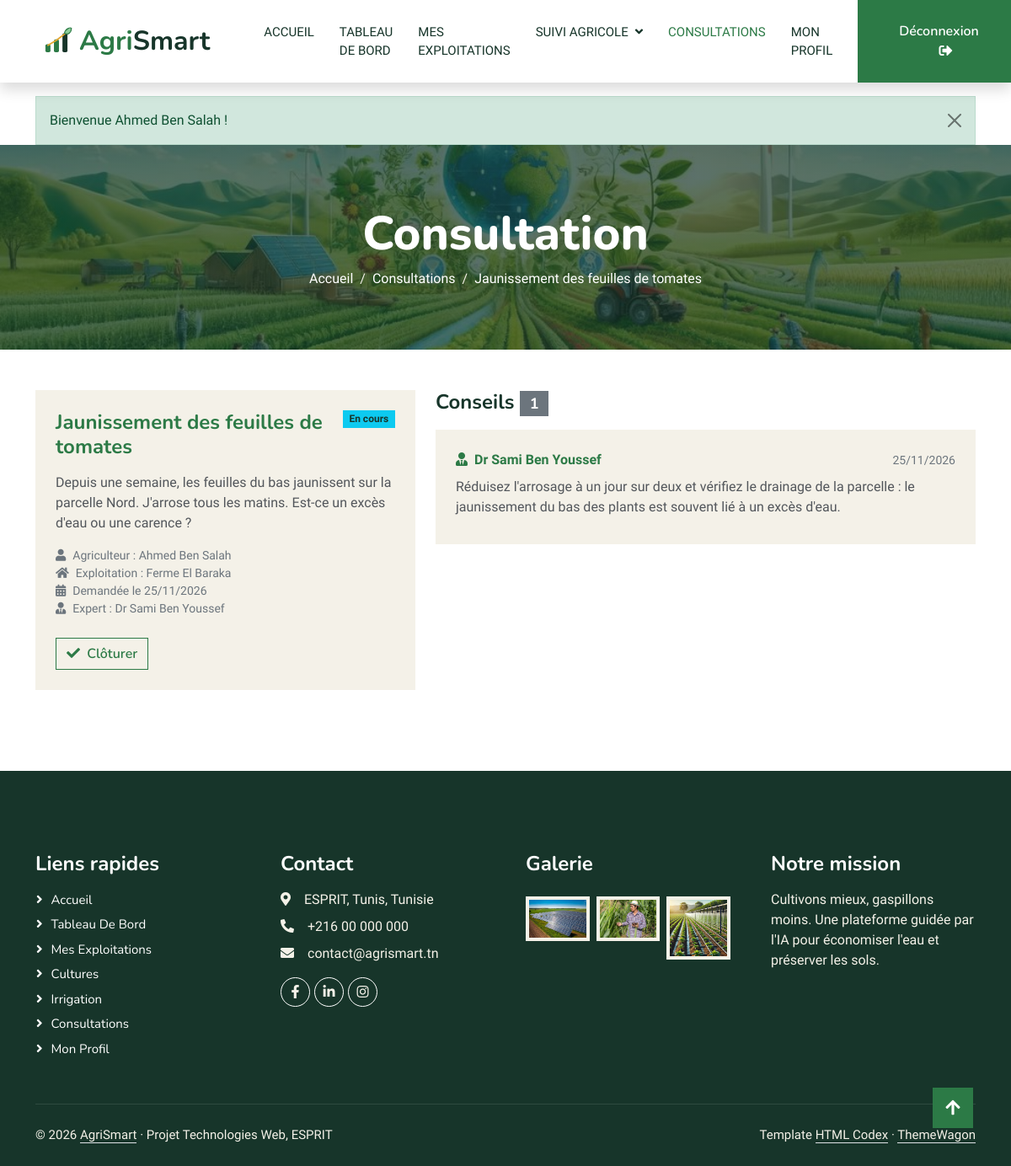
The app's page /frontoffice/index.php?page=consultation&id=1 (signed in) with its own data.
### tables this page shows
CREATE TABLE IF NOT EXISTS consultation (
    id              INT AUTO_INCREMENT PRIMARY KEY,
    agriculteur_id  INT NOT NULL,
    expert_id       INT NULL,                               
    exploitation_id INT NULL,                               
    sujet           VARCHAR(150) NOT NULL,
    description     TEXT NOT NULL,
    date_demande    TIMESTAMP DEFAULT CURRENT_TIMESTAMP,
    statut          ENUM('ouverte','en_cours','cloturee') NOT NULL DEFAULT 'ouverte',
    INDEX idx_consultation_statut (statut),
    CONSTRAINT fk_consultation_agriculteur FOREIGN KEY (agriculteur_id)  REFERENCES utilisateur(id)  ON DELETE CASCADE,
    CONSTRAINT fk_consultation_expert      FOREIGN KEY (expert_id)       REFERENCES utilisateur(id)  ON DELETE SET NULL,
    CONSTRAINT fk_consultation_exploitation FOREIGN KEY (exploitation_id) REFERENCES exploitation(id) ON DELETE SET NULL
);

CREATE TABLE utilisateur (
    id                 INT AUTO_INCREMENT PRIMARY KEY,
    nom                VARCHAR(100) NOT NULL,
    email              VARCHAR(150) NOT NULL UNIQUE,
    mot_de_passe       VARCHAR(255) NOT NULL,               
    role               ENUM('agriculteur','expert','administrateur') NOT NULL DEFAULT 'agriculteur',
    telephone          VARCHAR(20)  NOT NULL DEFAULT '',
    adresse            VARCHAR(255) NOT NULL DEFAULT '',
    region             VARCHAR(60)  NOT NULL DEFAULT '',
    niveau_acces       TINYINT      NOT NULL DEFAULT 1,     
    specialite         VARCHAR(100) NOT NULL DEFAULT '',    
    experience         INT          NOT NULL DEFAULT 0,     
    disponibilite      TINYINT(1)   NOT NULL DEFAULT 1,     
    actif              TINYINT(1)   NOT NULL DEFAULT 1,     
    derniere_connexion DATETIME NULL,
    created_at         TIMESTAMP DEFAULT CURRENT_TIMESTAMP,
    INDEX idx_role (role)
);

CREATE TABLE exploitation (
    id              INT AUTO_INCREMENT PRIMARY KEY,
    agriculteur_id  INT NOT NULL,
    nom             VARCHAR(100) NOT NULL,
    localisation    VARCHAR(150) NOT NULL,
    created_at      TIMESTAMP DEFAULT CURRENT_TIMESTAMP,
    CONSTRAINT fk_exploitation_user FOREIGN KEY (agriculteur_id) REFERENCES utilisateur(id) ON DELETE CASCADE
);

CREATE TABLE IF NOT EXISTS conseil (
    id              INT AUTO_INCREMENT PRIMARY KEY,
    consultation_id INT NOT NULL,
    expert_id       INT NULL,
    contenu         TEXT NOT NULL,
    date_envoi      TIMESTAMP DEFAULT CURRENT_TIMESTAMP,
    sensible        TINYINT(1) NOT NULL DEFAULT 0,          
    valide          TINYINT(1) NOT NULL DEFAULT 0,          
    INDEX idx_conseil_valide (valide),
    CONSTRAINT fk_conseil_consultation FOREIGN KEY (consultation_id) REFERENCES consultation(id) ON DELETE CASCADE,
    CONSTRAINT fk_conseil_expert       FOREIGN KEY (expert_id)       REFERENCES utilisateur(id)  ON DELETE SET NULL
);

### frontoffice/views/consultation_show.php (the view, shortened to what the rows shown need)
<?php
$statut = $consultation->getStatut();
$mine = $isExpert && $consultation->getExpertId() === $account->getId();
?>
<!DOCTYPE html>
<html lang="fr">
<head>
    <?php require_once __DIR__ . '/includes/head.php'; ?>
</head>
<body>
<?php require_once __DIR__ . '/includes/navbar.php'; ?>
<?php require_once __DIR__ . '/includes/page-header.php'; ?>
<section class="container pb-5">
    <div class="row g-4">
        <div class="col-lg-5">
            <div class="bg-light p-4">
                <div class="d-flex justify-content-between align-items-start mb-3">
                    <h4 class="text-primary mb-0"><?= e($consultation->getSujet()) ?></h4>
                    <?= consultationBadge($consultation) ?>
                </div>
                <p class="mb-3" style="white-space: pre-line;"><?= e($consultation->getDescription()) ?></p>
                <ul class="list-unstyled text-muted small mb-4">
                    <li><i class="fa fa-user me-2"></i>Agriculteur : <?= e($consultation->getAgriculteurNom()) ?></li>
                    <li><i class="fa fa-home me-2"></i>Exploitation : <?= e($consultation->getExploitationNom() ?: 'non précisée') ?></li>
                    <li><i class="fa fa-calendar-alt me-2"></i>Demandée le <?= e(fmtDate($consultation->getDateDemande())) ?></li>
                    <li><i class="fa fa-user-tie me-2"></i>Expert : <?= e($consultation->getExpertNom() ?: 'pas encore pris en charge') ?></li>
                </ul>
                <div class="d-flex flex-wrap gap-2">
                    <?php if (($mine || !$isExpert) && $statut !== Consultation::STATUT_CLOTUREE): ?>
                        <form method="post" action="<?= url('consultation-close') ?>" class="js-confirm" data-confirm="Clôturer cette consultation ? Plus aucun conseil ne pourra être ajouté.">
                        </form>
                    <?php endif; ?>
                </div>
            </div>
        </div>
        <div class="col-lg-7">
            <?php foreach ($conseils as $k): $own = $isExpert && $k->getExpertId() === $account->getId(); ?>
                <div class="bg-light p-4 mb-3">
                    <div class="d-flex justify-content-between align-items-center mb-2">
                        <strong class="text-primary"><i class="fa fa-user-tie me-2"></i><?= e($k->getExpertNom() ?: 'Expert supprimé') ?></strong>
                        <small class="text-muted"><?= e(fmtDate($k->getDateEnvoi())) ?></small>
                    </div>
                    <p class="mb-2" style="white-space: pre-line;"><?= e($k->getContenu()) ?></p>
                </div>
            <?php endforeach; ?>
        </div>
    </div>
</section>
</body>
</html>

### frontoffice/helpers.php (shortened to what the rows shown need)
<?php
function users(): UserController
{
    static $controller = null;
    if ($controller === null) {
        $controller = new UserController();
    }
    return $controller;
}
function fmtDate(?string $s): string
{
    $t = strtotime($s);
    return $t ? date('d/m/Y', $t) : '—';
}
function consultationBadge(Consultation $c): string
{
    $color = $c->getCouleur();
    $text = in_array($color, ['warning', 'info'], true) ? ' text-dark' : '';
    return '<span class="badge bg-' . e($color) . $text . '">' . e($c->getLibelle()) . '</span>';
}

### records on screen
consultation: sujet "Jaunissement des feuilles de tomates", statut "En cours", description "Depuis une semaine, les feuilles du bas jaunissent sur la parcelle Nord. J'arrose tous les matins. Est-ce un excès d'eau ou une carence ?", agriculteur.nom "Ahmed Ben Salah", exploitation.nom "Ferme El Baraka", date_demande "25/11/2026", expert.nom "Dr Sami Ben Youssef"
conseil: expert.nom "Dr Sami Ben Youssef", date_envoi "25/11/2026", contenu "Réduisez l'arrosage à un jour sur deux et vérifiez le drainage de la parcelle : le jaunissement du bas des plants est souvent lié à un excès d'eau."

### other values on screen
$flash['msg'] "Bienvenue Ahmed Ben Salah !"
$pageTitle "Consultation"
$crumb[0] "Consultations"
$crumb[0] "Jaunissement des feuilles de tomates"
count($conseils) "1"
